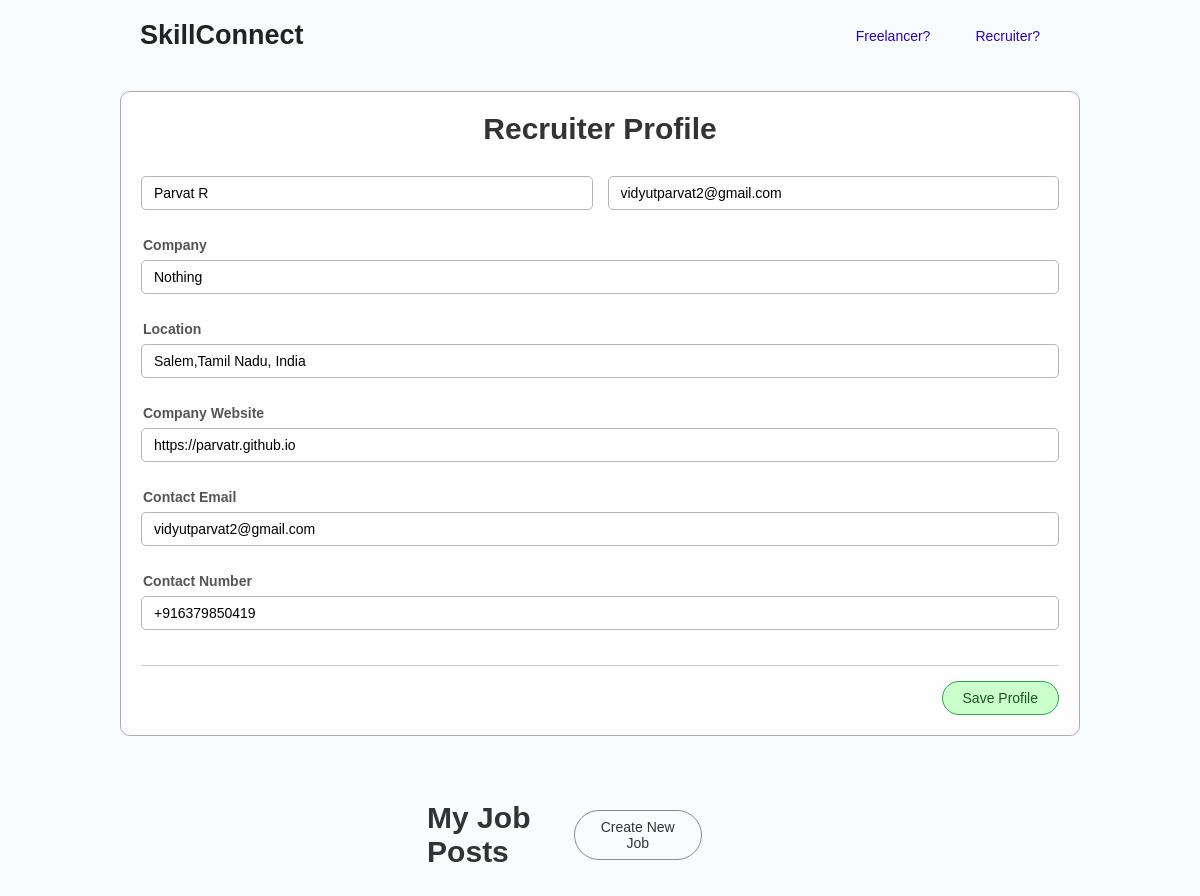
The app's page /recruiter/profile (signed in) with its own data.
### tables this page shows
CREATE TABLE recruiters (
    recruiterId INTEGER PRIMARY KEY AUTOINCREMENT,
    name TEXT NOT NULL,
    email TEXT NOT NULL UNIQUE,
    password TEXT NOT NULL,
    company TEXT DEFAULT '',
    location TEXT DEFAULT '',
    website TEXT DEFAULT '',
    contact_email TEXT DEFAULT '',
    contact_number TEXT DEFAULT ''
);

### blueprints/recruiter_dashboard.py (the view, shortened to what this page needs)
@recruiter_dashboard.get('/profile')
@recruiter_login_required
def profile():
    recruiterId = session.get('recruiterId', "")
    recruiter = recruiterHandler.get_recruiter(recruiterId)
    if not recruiter:
        flash('Profile not found', 'error')
        return redirect(url_for('recruiter_dashboard.dashboard'))
    jobs = jobPostHandler.get_job_posts_by_recruiter(recruiterId)
    if jobs is None:
        jobs = []
    total_jobs = len(jobs)
    total_applications = 0
    job_data = []
    stats = {
        "totalJobs": total_jobs,
        "totalApplications": total_applications
    }
    return render_template('recruiter/profile.html',
                         recruiter=recruiter,
                         jobs=job_data,
                         stats=stats)

### app.py (called while the page is built, shortened)
@app.before_request
def before_request():
    userId = session.get("userId")
    ip = request.remote_addr
    print(f"userId: {userId}, ip: {ip}")
    print(request.endpoint)
    if request.endpoint and re.match(r'^(auth\.|api\.|static|recruiter.*).*', request.endpoint):
        return

### blueprints/recruiter_auth.py (called while the page is built)
def recruiter_login_required(f):
    from functools import wraps
    @wraps(f)
    def decorated_function(*args, **kwargs):
        if 'recruiterId' not in session or 'recruiterSessionId' not in session:
            flash('Please log in to access this page', 'error')
            return redirect(url_for('recruiter_auth.login'))
        recruiter_session = recruiterSessionHandler.get_session(session['recruiterSessionId'])
        if not recruiter_session or recruiter_session.recruiterId != session['recruiterId']:
            session.clear()
            flash('Session expired. Please log in again.', 'error')
            return redirect(url_for('recruiter_auth.login'))
        return f(*args, **kwargs)
    return decorated_function

### handler/db.py (called while the page is built)
    def connect(self):
        self.connection = sqlite3.connect(self.db_file)
        return self

    def close(self):
        if self.connection is not None:
            self.connection.close()
        return self

    def __enter__(self):
        if self.connection is None:
            self.connect()
        return self.connection

    def __del__(self):
        if self.connection is not None:
            self.close()
            self.connection = None

    def __exit__(self, exc_type, exc_value, traceback):
        self.close()
        self.connection = None

    def get_recruiter(self, recruiterId: int = -1, email: str = "") -> models.Recruiter | None:
        with DB() as connection:
            if not connection:
                return None
            cursor = connection.cursor()
            cursor.execute(
                "SELECT * FROM recruiters WHERE recruiterId = ? OR email = ?",
                (recruiterId, email)
            )
            row = cursor.fetchone()
            if row is None:
                return None
            return models.Recruiter(
                recruiterId=row[0],
                name=row[1],
                email=row[2],
                password=row[3],
                company=row[4],
                location=row[5],
                website=row[6],
                contact_email=row[7],
                contact_number=row[8]
            )

### templates/recruiter/profile.html (shortened to what this page needs)
{% extends 'base.html' %}
{% block head %}
    <link rel="stylesheet" href="{{ url_for('static', filename='profile.css') }}">
{% endblock %}
{% block content %}
    <section id="profile">
        <h1>Recruiter Profile</h1>
        <div class="nameField">
            <input type="text" name="name" id="name" placeholder="Full Name" value="{{ recruiter.name }}">
            <input type="email" name="email" id="email" placeholder="Email Address" value="{{ recruiter.email }}">
        </div>
        <div class="inputField">
            <label for="company">Company</label>
            <input type="text" name="company" id="company" placeholder="Company Name" value="{{ recruiter.company }}">
        </div>
        <div class="inputField">
            <label for="location">Location</label>
            <input type="text" name="location" id="location" placeholder="City, Country" value="{{ recruiter.location }}">
        </div>
        <div class="inputField">
            <label for="website">Company Website</label>
            <input type="url" name="website" id="website" placeholder="https://company.com" value="{{ recruiter.website }}">
        </div>
        <div class="inputField">
            <label for="contactEmail">Contact Email</label>
            <input type="email" name="contactEmail" id="contactEmail" placeholder="Contact Email" value="{{ recruiter.contact_email }}">
        </div>
        <div class="inputField">
            <label for="contactNumber">Contact Number</label>
            <input type="tel" name="contactNumber" id="contactNumber" placeholder="Contact Number" value="{{ recruiter.contact_number }}">
        </div>
        <div class="buttons">
            <button class="saveProfile" onclick="saveProfile()">Save Profile</button>
        </div>
    </section>
    <section id="jobs">
        <div class="top">
            <h1>My Job Posts</h1>
            <button id="addJob" onclick="addJob()">Create New Job</button>
        </div>
    </section>
{% endblock %}

### static/base.css (style rules this page uses)
* { padding: 0; margin: 0; box-sizing: border-box; }
body { font-family: ui-sans, sans-serif; font-size: 18px; color: #222; min-height: 100vh; display: flex; align-items: center; justify-content: center; flex-direction: column; background: #f9fcff; }

### static/profile.css (style rules this page uses)
#profile, #educations, #experiences, #skills { display: flex; align-items: center; justify-content: flex-start; flex-direction: column; width: 100%; gap: 10px; margin-bottom: 40px; }
.top { display: flex; align-items: center; justify-content: space-between; width: 80%; padding: 5px 5px; }
.top h1 { font-size: 30px; font-weight: 800; margin: 0; color: #333; }
#profile { background: #fefefe; padding: 20px; border-radius: 10px; border: 1px solid #aaa; width: 80%; margin: 0 auto; }
#profile h1 { font-size: 30px; font-weight: 800; margin-bottom: 20px; text-align: center; color: #333; }
.nameField { display: flex; align-items: center; justify-content: space-between; gap: 15px; width: 100%; margin-bottom: 15px; flex-wrap: wrap; }
.nameField input { flex-grow: 1; min-width: 200px; border: 1px solid #b5b5b5; border-radius: 5px; padding: 8px 12px; font-size: 14px; transition: border-color 0.2s ease; }
.inputField { display: flex; align-items: flex-start; justify-content: center; flex-direction: column; flex-grow: 1; margin-bottom: 15px; width: 100%; }
.inputField label { font-size: 14px; font-weight: 600; padding: 2px 2px; color: #555; margin-bottom: 5px; }
.inputField input, .inputField textarea { border: 1px solid #b5b5b5; border-radius: 5px; padding: 8px 12px; width: 100%; font-size: 14px; transition: border-color 0.2s ease; box-sizing: border-box; }
button { padding: 8px 20px; border: 1px solid #333; border-radius: 25px; background: #fff; cursor: pointer; transition: all 0.2s ease; font-size: 14px; font-weight: 500; }
button[id^="add"] { border: 1px solid #888; border-radius: 50px; padding: 8px 25px; background: transparent; color: #333; }
button[class^="save"] { background: #cbffcb; border-color: #28a745; color: #155724; }
.buttons { display: flex; align-items: center; justify-content: flex-end; gap: 15px; width: 100%; border-top: 1px solid #cdcdcd; padding-top: 15px; margin-top: 10px; }
section { margin-bottom: 30px; }
section:last-child { margin-bottom: 60px; }
* { transition: all 0.2s ease; }

### records on screen
recruiters: name "Parvat R", email "vidyutparvat2@gmail.com", company "Nothing", location "Salem,Tamil Nadu, India", website "https://parvatr.github.io", contactEmail "vidyutparvat2@gmail.com", contactNumber "+916379850419"
